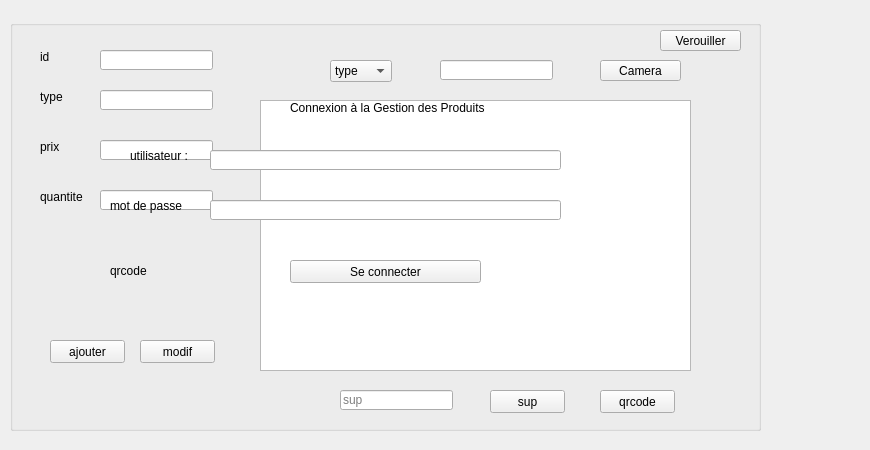
    <widget class="QWidget" name="tab_7">
     <attribute name="title">
      <string>Gestion des Produits</string>
     </attribute>
     <widget class="QGroupBox" name="groupBox_4">
      <property name="geometry">
       <rect>
        <x>10</x>
        <y>20</y>
        <width>751</width>
        <height>411</height>
       </rect>
      </property>
      <property name="title">
       <string/>
      </property>
      <widget class="QLabel" name="label_42">
       <property name="geometry">
        <rect>
         <x>30</x>
         <y>70</y>
         <width>47</width>
         <height>14</height>
        </rect>
       </property>
       <property name="text">
        <string>type</string>
       </property>
      </widget>
      <widget class="QLabel" name="label_43">
       <property name="geometry">
        <rect>
         <x>30</x>
         <y>120</y>
         <width>47</width>
         <height>14</height>
        </rect>
       </property>
       <property name="text">
        <string>prix</string>
       </property>
      </widget>
      <widget class="QLabel" name="label_44">
       <property name="geometry">
        <rect>
         <x>30</x>
         <y>170</y>
         <width>47</width>
         <height>14</height>
        </rect>
       </property>
       <property name="text">
        <string>quantite</string>
       </property>
      </widget>
      <widget class="QLabel" name="label_45">
       <property name="geometry">
        <rect>
         <x>30</x>
         <y>30</y>
         <width>47</width>
         <height>14</height>
        </rect>
       </property>
       <property name="text">
        <string>id</string>
       </property>
      </widget>
      <widget class="QPushButton" name="ajo">
       <property name="geometry">
        <rect>
         <x>40</x>
         <y>320</y>
         <width>75</width>
         <height>23</height>
        </rect>
       </property>
       <property name="text">
        <string>ajouter</string>
       </property>
      </widget>
      <widget class="QPushButton" name="mod">
       <property name="geometry">
        <rect>
         <x>130</x>
         <y>320</y>
         <width>75</width>
         <height>23</height>
        </rect>
       </property>
       <property name="text">
        <string>modif</string>
       </property>
      </widget>
      <widget class="QLineEdit" name="sup">
       <property name="geometry">
        <rect>
         <x>330</x>
         <y>370</y>
         <width>113</width>
         <height>20</height>
        </rect>
       </property>
       <property name="placeholderText">
        <string>sup</string>
       </property>
      </widget>
      <widget class="QTableView" name="tableView_3">
       <property name="geometry">
        <rect>
         <x>250</x>
         <y>80</y>
         <width>431</width>
         <height>271</height>
        </rect>
       </property>
       <property name="sortingEnabled">
        <bool>true</bool>
       </property>
      </widget>
      <widget class="QLineEdit" name="lineEdit">
       <property name="geometry">
        <rect>
         <x>90</x>
         <y>30</y>
         <width>113</width>
         <height>20</height>
        </rect>
       </property>
      </widget>
      <widget class="QLineEdit" name="lineEdit_2">
       <property name="geometry">
        <rect>
         <x>90</x>
         <y>70</y>
         <width>113</width>
         <height>20</height>
        </rect>
       </property>
      </widget>
      <widget class="QLineEdit" name="lineEdit_3">
       <property name="geometry">
        <rect>
         <x>90</x>
         <y>120</y>
         <width>113</width>
         <height>20</height>
        </rect>
       </property>
      </widget>
      <widget class="QLineEdit" name="lineEdit_4">
       <property name="geometry">
        <rect>
         <x>90</x>
         <y>170</y>
         <width>113</width>
         <height>20</height>
        </rect>
       </property>
      </widget>
      <widget class="QPushButton" name="pushButton">
       <property name="geometry">
        <rect>
         <x>480</x>
         <y>370</y>
         <width>75</width>
         <height>23</height>
        </rect>
       </property>
       <property name="text">
        <string>sup</string>
       </property>
      </widget>
      <widget class="QPushButton" name="pb_qrcode">
       <property name="geometry">
        <rect>
         <x>590</x>
         <y>370</y>
         <width>75</width>
         <height>23</height>
        </rect>
       </property>
       <property name="text">
        <string>qrcode</string>
       </property>
      </widget>
      <widget class="QLabel" name="labelqrcode">
       <property name="geometry">
        <rect>
         <x>100</x>
         <y>200</y>
         <width>101</width>
         <height>101</height>
        </rect>
       </property>
       <property name="text">
        <string>qrcode</string>
       </property>
      </widget>
      <widget class="QLineEdit" name="lineEdit_produit">
       <property name="geometry">
        <rect>
         <x>430</x>
         <y>40</y>
         <width>113</width>
         <height>20</height>
        </rect>
       </property>
      </widget>
      <widget class="QComboBox" name="comboBox_2">
       <property name="geometry">
        <rect>
         <x>320</x>
         <y>40</y>
         <width>62</width>
         <height>22</height>
        </rect>
       </property>
       <item>
        <property name="text">
         <string>type</string>
        </property>
       </item>
       <item>
        <property name="text">
         <string>prix</string>
        </property>
       </item>
       <item>
        <property name="text">
         <string/>
        </property>
       </item>
      </widget>
      <widget class="QPushButton" name="pushButton_camera">
       <property name="geometry">
        <rect>
         <x>590</x>
         <y>40</y>
         <width>81</width>
         <height>21</height>
        </rect>
       </property>
       <property name="text">
        <string>Camera</string>
       </property>
      </widget>
      <widget class="QPushButton" name="Hide_fournisseurs_verouiller_4">
       <property name="geometry">
        <rect>
         <x>650</x>
         <y>10</y>
         <width>81</width>
         <height>21</height>
        </rect>
       </property>
       <property name="text">
        <string>Verouiller</string>
       </property>
      </widget>
     </widget>
     <widget class="QLineEdit" name="Hide_fournisseurs_mdp_4">
      <property name="geometry">
       <rect>
        <x>210</x>
        <y>200</y>
        <width>351</width>
        <height>20</height>
       </rect>
      </property>
      <property name="echoMode">
       <enum>QLineEdit::Password</enum>
      </property>
     </widget>
     <widget class="QLabel" name="Hide_fournisseurs_mot_de_passe_4">
      <property name="geometry">
       <rect>
        <x>110</x>
        <y>190</y>
        <width>72</width>
        <height>31</height>
       </rect>
      </property>
      <property name="sizePolicy">
       <sizepolicy hsizetype="Preferred" vsizetype="Preferred">
        <horstretch>0</horstretch>
        <verstretch>0</verstretch>
       </sizepolicy>
      </property>
      <property name="sizeIncrement">
       <size>
        <width>0</width>
        <height>0</height>
       </size>
      </property>
      <property name="baseSize">
       <size>
        <width>0</width>
        <height>0</height>
       </size>
      </property>
      <property name="mouseTracking">
       <bool>false</bool>
      </property>
      <property name="tabletTracking">
       <bool>false</bool>
      </property>
      <property name="text">
       <string>mot de passe :</string>
      </property>
      <property name="wordWrap">
       <bool>false</bool>
      </property>
      <property name="openExternalLinks">
       <bool>false</bool>
      </property>
     </widget>
     <widget class="QLabel" name="Hide_fournisseurs_username_4">
      <property name="geometry">
       <rect>
        <x>130</x>
        <y>140</y>
        <width>72</width>
        <height>31</height>
       </rect>
      </property>
      <property name="sizePolicy">
       <sizepolicy hsizetype="Preferred" vsizetype="Preferred">
        <horstretch>0</horstretch>
        <verstretch>0</verstretch>
       </sizepolicy>
      </property>
      <property name="sizeIncrement">
       <size>
        <width>0</width>
        <height>0</height>
       </size>
      </property>
      <property name="baseSize">
       <size>
        <width>0</width>
        <height>0</height>
       </size>
      </property>
      <property name="mouseTracking">
       <bool>false</bool>
      </property>
      <property name="tabletTracking">
       <bool>false</bool>
      </property>
      <property name="text">
       <string>utilisateur :</string>
      </property>
      <property name="wordWrap">
       <bool>false</bool>
      </property>
      <property name="openExternalLinks">
       <bool>false</bool>
      </property>
     </widget>
     <widget class="QLabel" name="Hide_fournisseurs_4">
      <property name="geometry">
       <rect>
        <x>0</x>
        <y>0</y>
        <width>861</width>
        <height>441</height>
       </rect>
      </property>
      <property name="text">
       <string/>
      </property>
     </widget>
     <widget class="QPushButton" name="Hide_fournisseurs_se_connecter_4">
      <property name="geometry">
       <rect>
        <x>290</x>
        <y>260</y>
        <width>191</width>
        <height>23</height>
       </rect>
      </property>
      <property name="text">
       <string>Se connecter</string>
      </property>
     </widget>
     <widget class="QLineEdit" name="Hide_fournisseurs_user_4">
      <property name="geometry">
       <rect>
        <x>210</x>
        <y>150</y>
        <width>351</width>
        <height>20</height>
       </rect>
      </property>
     </widget>
     <widget class="QLabel" name="Hide_fournisseurs_phrase_4">
      <property name="geometry">
       <rect>
        <x>290</x>
        <y>100</y>
        <width>221</width>
        <height>16</height>
       </rect>
      </property>
      <property name="text">
       <string>Connexion à la Gestion des Produits</string>
      </property>
     </widget>
     <zorder>groupBox_4</zorder>
     <zorder>Hide_fournisseurs_4</zorder>
     <zorder>Hide_fournisseurs_mot_de_passe_4</zorder>
     <zorder>Hide_fournisseurs_se_connecter_4</zorder>
     <zorder>Hide_fournisseurs_username_4</zorder>
     <zorder>Hide_fournisseurs_phrase_4</zorder>
     <zorder>Hide_fournisseurs_user_4</zorder>
     <zorder>Hide_fournisseurs_mdp_4</zorder>
    </widget>
